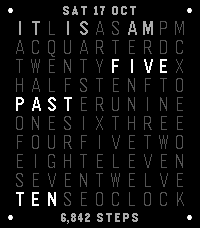
#> input picture shots/demo.png, 200 x 228 px
$ python create_assets.py
#> lines starting #> are read from the running program, lines starting #| are printed output that depends on the picture
#!/usr/bin/env python3
from pathlib import Path
from PIL import Image
ROOT=Path(__file__).resolve().parents[1]
image=Image.open(ROOT/'shots/demo.png').convert('RGB')
for size in [80,144]:
 canvas=Image.new('RGB',(size,size),'black')
 thumb=image.copy();thumb.thumbnail((size,size),Image.Resampling.NEAREST)
 canvas.paste(thumb,((size-thumb.width)//2,(size-thumb.height)//2))
 canvas.save(ROOT/f'icon_{size}x{size}.png')
#> this loop made 2 passes
#> pass 1, `canvas.save(ROOT/f'icon_{size}x{size}.png')`:
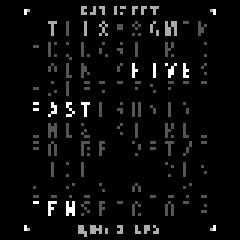
#> saved as icon_80x80.png: PIL image 80x80 RGB (shown 3 times larger); min 0, max 255, mean 10.7
#> pass 2, `canvas.save(ROOT/f'icon_{size}x{size}.png')`:
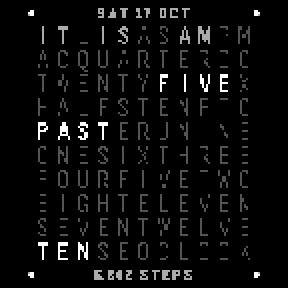
#> saved as icon_144x144.png: PIL image 144x144 RGB (shown 2 times larger); min 0, max 255, mean 11
#> after the loop:
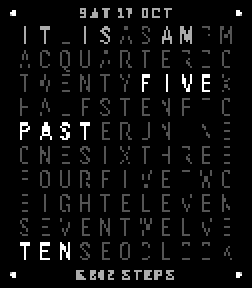
#> thumb: PIL image 126x144 RGB (shown 2 times larger); min 0, max 255, mean 12.5
image.save(ROOT/'screenshot_emery.png')
Image.open(ROOT/'shots/detail.png').save(ROOT/'screenshot_detail.png')
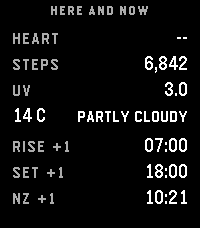
#> input picture shots/emulator-smoke/detail.png, 200 x 228 px, found by its file name
print('Store icons and Emery face/detail screenshots written.')
